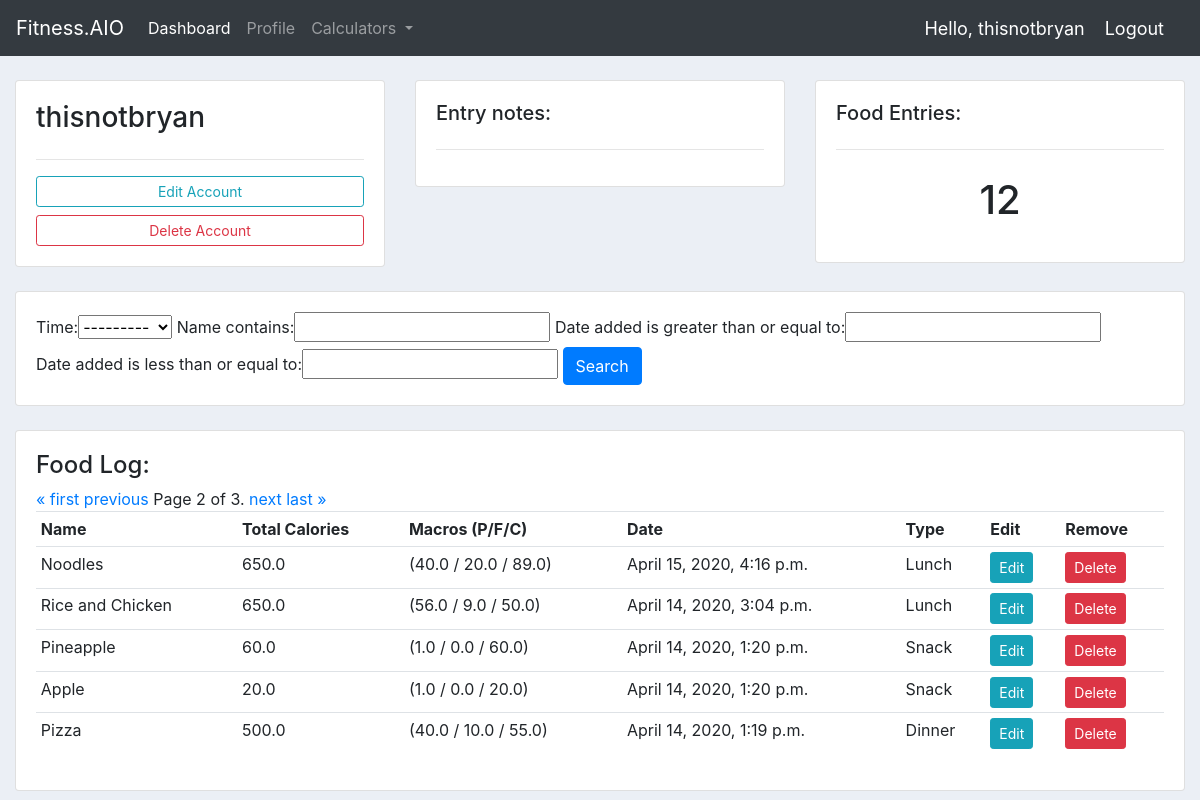
/profile/?page=2 (signed in), run on the app's committed database.
### foodEntry/models.py (models this page shows, shortened)
class FoodItem(models.Model):
    TIME_EATEN = [
        ('Breakfast','Breakfast'),
        ('Lunch', 'Lunch'),
        ('Dinner', 'Dinner'),
        ('Snack','Snack')
    ]
    user = models.ForeignKey(User, null=True, on_delete=models.CASCADE)
    name = models.CharField(max_length = 200)
    date_added = models.DateTimeField(auto_now_add=True)
    calories = models.DecimalField(max_digits=10000, decimal_places=1)
    protein = models.DecimalField(max_digits=10000, decimal_places=1)
    fat = models.DecimalField(max_digits=10000, decimal_places=1)
    carbohydrates = models.DecimalField(max_digits=10000, decimal_places=1)
    time = models.CharField(max_length = 200, choices = TIME_EATEN, null = True)

### pages/views.py (the view)
# urls.py: path('profile/', profilePage_view, name='profile-page'),
@login_required
def profilePage_view(request):
    userProfile = request.user.profile
    foodlist = FoodItem.objects.filter(user=request.user).order_by('-date_added')
    numberOfEntries = len(foodlist)
    foodFilter = FoodItemFilter(request.GET, queryset=foodlist)
    foodlist = foodFilter.qs
    paginator = Paginator(foodlist, 5)
    page_number = request.GET.get('page')
    page_obj = paginator.get_page(page_number)
    return render(request, 'profile.html',{
        'userProfile' : userProfile,
        'foodlist' : foodlist,
        'foodFilter' : foodFilter,
        'number_of_food': numberOfEntries,
        'page_obj' : page_obj,
    })

### templates/profile.html (shortened to what this page needs)
{% extends 'base.html' %}
{% block content %}
<br>
<div class="row">
    <div class="col-md">
        <div class="card card-body">
            <h3>{{user.username}}</h3>
            <hr>
            <a class="btn btn-outline-info  btn-sm btn-block" href="{% url 'registration:update-profile' %}">Edit Account</a>
            <a class="btn btn-outline-danger  btn-sm btn-block" href="{% url 'registration:update-profile' %}">Delete Account</a>
        </div>
    </div>
    <div class="col-md">
        <div class="card card-body">
            <h5>Entry notes:</h5>
            <hr>
        </div>
    </div>
    <div class="col-md">
        <div class="card card-body">
            <h5>Food Entries:</h5>
            <hr>
            <h1 style="text-align: center;padding: 10px">{{number_of_food}}</h1>
        </div>
    </div>
</div>
<br>
<div class="row">
    <div class="col">
        <div class="card card-body">
            <form method="get">
                {{foodFilter.form}}
                <button class="btn btn-primary" type="submit">Search</button>
            </form>
        </div>
    </div>
</div>
<br>
<div class="row">
    <div class="col-md">
        <div class="card card-body">
            <h4>Food Log:</h5>
            <table class="table table-sm">
                <tr>
                    <th>Name</th>
                    <th>Total Calories</th>
                    <th>Macros (P/F/C) </th>
                    <th>Date</th>
                    <th>Type</th>
                    <th>Edit</th>
                    <th>Remove</th>
                </tr>
                {% if user.is_authenticated %}
                {% for foodItems in page_obj  %}
                <tr>
                    <td>{{foodItems.name}}</td>
                    <td>{{foodItems.calories}}</td>
                    <td>({{foodItems.protein}} / {{foodItems.fat}} / {{foodItems.carbohydrates}})</td>
                    <td>{{foodItems.date_added}}</td>
                    <td>{{foodItems.time}}</td>
                    <td><a class="btn btn-sm btn-info" href=" {% url 'update-food' foodItems.id%} ">Edit</a></td>
                    <td><a class="btn btn-sm btn-danger" href="{% url 'delete-food' foodItems.id%}">Delete</a></td>
                </tr>
                {% endfor %}
                {% endif %}
                <div class="pagination">
                    <span class="step-links">
                        {% if page_obj.has_previous %}
                        <a href="?page=1">&laquo; first</a>
                        <a href="?page={{ page_obj.previous_page_number }}">previous</a>
                        {% endif %}
                        <span class="current">
                            Page {{ page_obj.number }} of {{ page_obj.paginator.num_pages }}.
                        </span>
                        {% if page_obj.has_next %}
                        <a href="?page={{ page_obj.next_page_number }}">next</a>
                        <a href="?page={{ page_obj.paginator.num_pages }}">last &raquo;</a>
                        {% endif %}
                    </span>
                </div>
            </table>
        </div>
    </div>
</div>
{% endblock %}

### templates/navbar.html (shortened to what this page needs)
<nav class="navbar navbar-expand-lg navbar-dark bg-dark">
    <a class="navbar-brand" href="{% url 'homeView' %}">Fitness.AIO</a>
    <div class="collapse navbar-collapse" id="navbarNavDropdown">
        <ul class="navbar-nav">
            <li class="nav-item active">
                <a class="nav-link" href="{% url 'homeView' %}">Dashboard <span class="sr-only">(current)</span></a>
            </li>
            <li class="nav-item">
                <a class="nav-link" href="{% url 'profile-page' %}">Profile</a>
            </li>
            <li class="nav-item dropdown">
                <a class="nav-link dropdown-toggle" href="#" id="navbarDropdownMenuLink" data-toggle="dropdown"
                    aria-haspopup="true" aria-expanded="false">
                    Calculators
                </a>
            </li>
        </ul>
    </div>
    {% if user.is_authenticated %}
        <span class="hello-msg">Hello, {{request.user}}</span>
        <span><a class="hello-msg" href="{% url 'logout' %}">Logout</a></span>
    {% else %}
        <span><a class="hello-msg" href="{% url 'login' %}">Login</a></span>
    {% endif %}
</nav>

### static/css/main.css (style rules this page uses)
body { background-color: #ebeff5; }

### templates/navbar.html (style rules this page uses)
.hello-msg { font-size: 18px; color: #fff; margin-right: 20px; }

### data on the page
FoodItem: name "Noodles", calories "650.0", protein "40.0", fat "20.0", carbohydrates "89.0", date_added "April 15, 2020, 4:16 p.m.", time "Lunch"
FoodItem: name "Rice and Chicken", calories "650.0", protein "56.0", fat "9.0", carbohydrates "50.0", date_added "April 14, 2020, 3:04 p.m.", time "Lunch"
FoodItem: name "Pineapple", calories "60.0", protein "1.0", fat "0.0", carbohydrates "60.0", date_added "April 14, 2020, 1:20 p.m.", time "Snack"
FoodItem: name "Apple", calories "20.0", protein "1.0", fat "0.0", carbohydrates "20.0", date_added "April 14, 2020, 1:20 p.m.", time "Snack"
FoodItem: name "Pizza", calories "500.0", protein "40.0", fat "10.0", carbohydrates "55.0", date_added "April 14, 2020, 1:19 p.m.", time "Dinner"

### other printed values
{{ request.user }} "thisnotbryan"
{{ user.username }} "thisnotbryan"
{{ number_of_food }} "12"
{{ page_obj.number }} "2"
{{ page_obj.paginator.num_pages }} "3"
